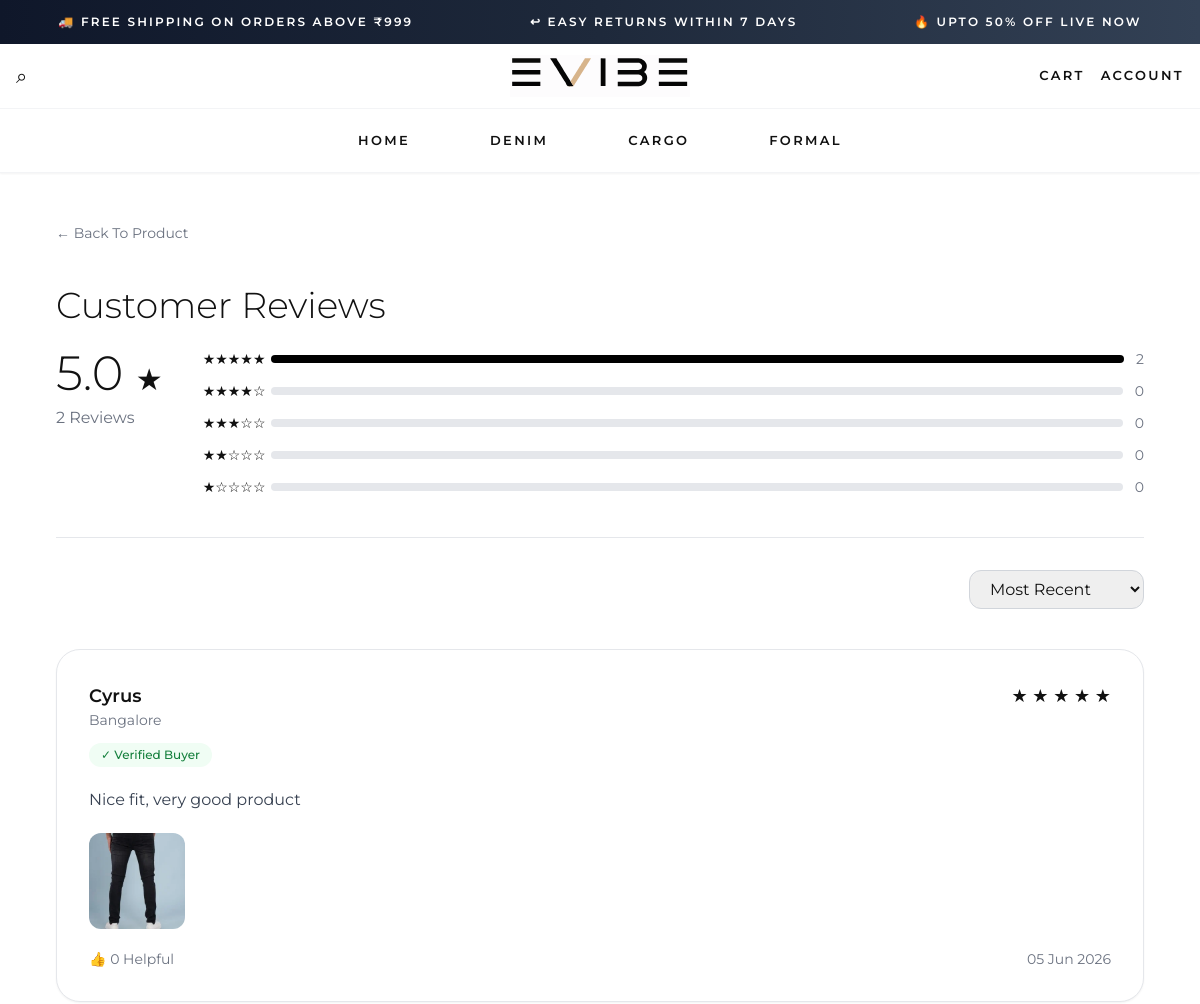
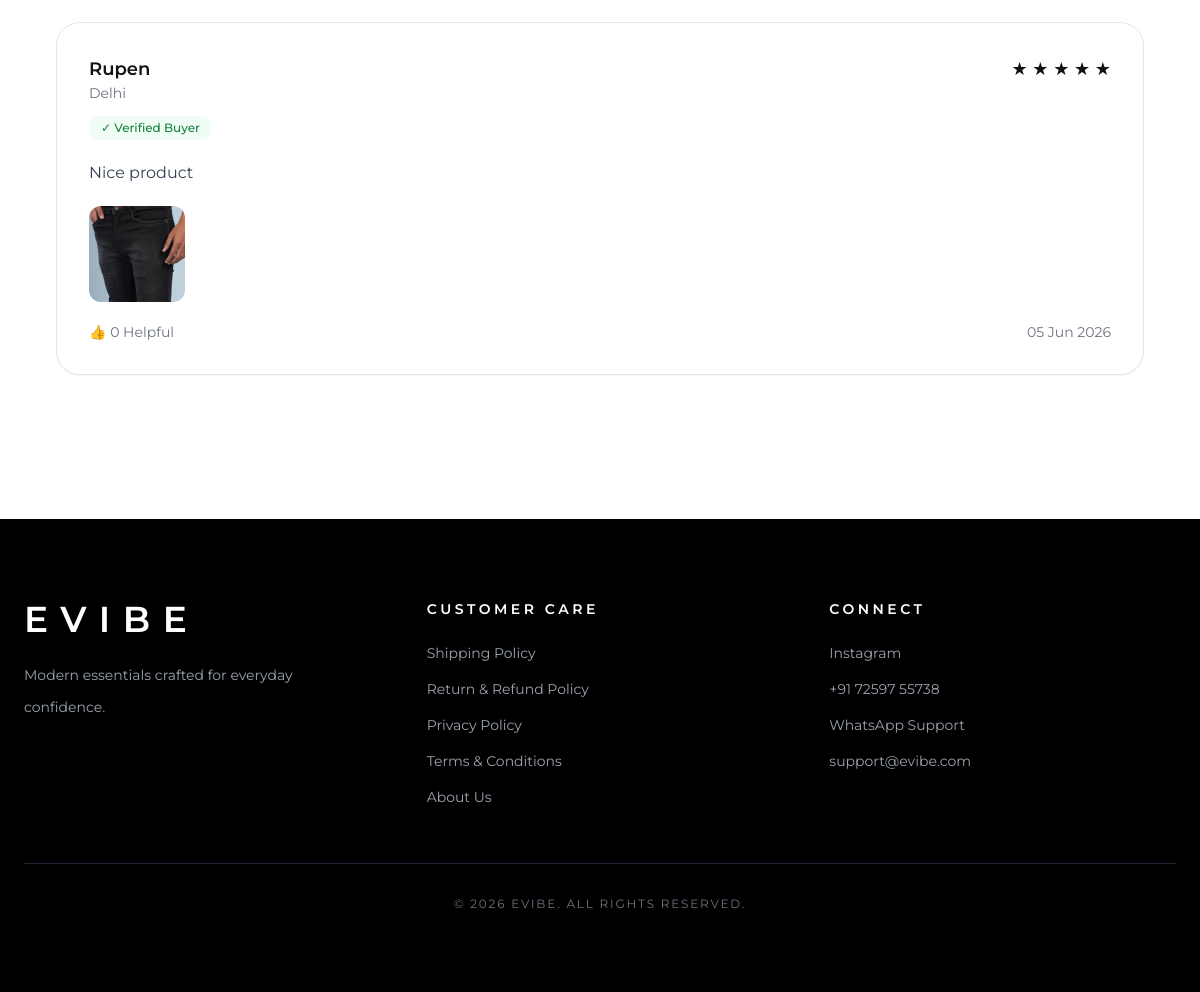
/product/evibe_11226_denim_dark_blue-denim-dark-blue-pant/reviews/, run on the app's committed database (2 pictures, top to bottom).
### apps/store/models/review.py (models this page shows, shortened)
class ProductReview(models.Model):
    product = models.ForeignKey(
        "store.Product",
        on_delete=models.CASCADE,
        related_name="reviews"
    )
    customer = models.ForeignKey(
        CustomerLead,
        on_delete=models.SET_NULL,
        null=True,
        blank=True,
        related_name="reviews"
    )
    display_name = models.CharField(
        max_length=100
    )
    city = models.CharField(
        max_length=100,
        blank=True,
        null=True
    )
    rating = models.PositiveSmallIntegerField(
        validators=[
            MinValueValidator(1),
            MaxValueValidator(5)
        ]
    )
    review = models.TextField(
        max_length=2000
    )
    is_verified_buyer = models.BooleanField(
        default=False
    )
    is_featured = models.BooleanField(
        default=False
    )
    is_approved = models.BooleanField(
        default=False
    )
    helpful_count = models.PositiveIntegerField(
        default=0
    )
    admin_notes = models.TextField(
        blank=True,
        null=True
    )
    created_by_customer = models.BooleanField(
        default=True
    )
    created_at = models.DateTimeField(
        auto_now_add=True
    )
    updated_at = models.DateTimeField(
        auto_now=True
    )
    class Meta:
        ordering = ["-created_at"]
        constraints = [
            models.UniqueConstraint(
                fields=["product", "customer"],
                condition=models.Q(
                    created_by_customer=True,
                    customer__isnull=False
                ),
                name="unique_customer_review_per_product"
            )
        ]

class ReviewImage(models.Model):
    review = models.ForeignKey(
        ProductReview,
        on_delete=models.CASCADE,
        related_name="images"
    )
    original_image = models.ImageField(
        upload_to="reviews/%Y/%m/%d/original/"
    )
    optimized = models.JSONField(
        blank=True,
        null=True
    )
    show_in_gallery = models.BooleanField(
        default=False
    )
    display_order = models.PositiveIntegerField(
        default=0
    )
    created_at = models.DateTimeField(
        auto_now_add=True
    )
    class Meta:
        ordering = [
            "display_order",
            "id"
        ]

### apps/store/views/review_views.py (the view)
# urls.py: path("product/<slug:slug>/reviews/", product_reviews, name="product_reviews"),
def product_reviews(request, slug):
    product = get_object_or_404(
        Product,
        slug=slug
    )
    sort = request.GET.get(
        "sort",
        "recent"
    )
    base_reviews = ProductReview.objects.filter(
        product=product,
        is_approved=True
    ).prefetch_related(
        "images",
        "customer"
    )
    reviews = base_reviews
    if sort == "highest":
        reviews = reviews.order_by(
            "-rating",
            "-created_at"
        )
    elif sort == "lowest":
        reviews = reviews.order_by(
            "rating",
            "-created_at"
        )
    elif sort == "helpful":
        reviews = reviews.order_by(
            "-helpful_count",
            "-created_at"
        )
    else:
        reviews = reviews.order_by(
            "-created_at"
        )
    paginator = Paginator(
        reviews,
        10
    )
    page_obj = paginator.get_page(1)
    review_count = reviews.count()
    average_rating = (
        reviews.aggregate(
            Avg("rating")
        )["rating__avg"]
        or 0
    )
    rating_breakdown = {
    5: base_reviews.filter(rating=5).count(),
    4: base_reviews.filter(rating=4).count(),
    3: base_reviews.filter(rating=3).count(),
    2: base_reviews.filter(rating=2).count(),
    1: base_reviews.filter(rating=1).count(),
    }
    return render(
        request,
        "store/reviews_list.html",
        {
            "product": product,
            "reviews": page_obj.object_list,
            "page_obj": page_obj,
            "review_count": review_count,
            "average_rating": round(
                average_rating,
                1
            ),
            "selected_sort": sort,
            "rating_breakdown": rating_breakdown,
        }
    )

### apps/customer_engagement/context_processors.py (called while the page is built, shortened)
def evibe_customer(request):
    return {
        "evibe_customer_name":
            request.session.get(
                "evibe_customer_name"
            ),
        "reward_coupon":
            request.session.get(
                "reward_coupon"
            )
    }

def reward_context(request):
    customer_id = request.session.get(
        "evibe_customer_id"
    )
    if not customer_id:
        return {}

### apps/store/context_processors.py (called while the page is built)
def cart_item_count(request):
    cart = request.session.get("cart", {})
    total_items = sum(cart.values())
    return {
        "cart_item_count": total_items
    }

### apps/store/templates/store/reviews_list.html (shortened to what this page needs)
{% extends "store/base.html" %}
{% block content %}
<section class="max-w-6xl mx-auto px-4 md:px-8 py-12">
    <div class="mb-10">
        <a
            href="{% url 'product_detail' product.slug %}"
            class="text-sm text-gray-500 hover:text-black">
            ← Back To Product
        </a>
    </div>
    <div class="border-b pb-10">
        <h1 class="text-3xl md:text-4xl font-light mb-6">
            Customer Reviews
        </h1>
        <div class="flex flex-col md:flex-row gap-10">
            <div>
                <div class="text-5xl font-light">
                    {{ average_rating }}
                    <span class="text-3xl">
                        ★
                    </span>
                </div>
                <p class="mt-2 text-gray-500">
                    {{ review_count }} Reviews
                </p>
            </div>
            <div class="flex-1 space-y-3">
                {% if review_count > 0 %}
                    <div class="flex items-center gap-3">
                        <span class="w-14 text-sm">
                            ★★★★★
                        </span>
                        <div class="flex-1 h-2 bg-gray-200 rounded-full overflow-hidden">
                            <div
                                class="h-full bg-black"
                                style="width:{% widthratio rating_breakdown.5 review_count 100 %}%">
                            </div>
                        </div>
                        <span class="text-sm text-gray-500">
                            {{ rating_breakdown.5 }}
                        </span>
                    </div>
                    <div class="flex items-center gap-3">
                        <span class="w-14 text-sm">
                            ★★★★☆
                        </span>
                        <div class="flex-1 h-2 bg-gray-200 rounded-full overflow-hidden">
                        </div>
                        <span class="text-sm text-gray-500">
                            {{ rating_breakdown.4 }}
                        </span>
                    </div>
                    <div class="flex items-center gap-3">
                        <span class="w-14 text-sm">
                            ★★★☆☆
                        </span>
                        <div class="flex-1 h-2 bg-gray-200 rounded-full overflow-hidden">
                        </div>
                        <span class="text-sm text-gray-500">
                            {{ rating_breakdown.3 }}
                        </span>
                    </div>
                    <div class="flex items-center gap-3">
                        <span class="w-14 text-sm">
                            ★★☆☆☆
                        </span>
                        <div class="flex-1 h-2 bg-gray-200 rounded-full overflow-hidden">
                        </div>
                        <span class="text-sm text-gray-500">
                            {{ rating_breakdown.2 }}
                        </span>
                    </div>
                    <div class="flex items-center gap-3">
                        <span class="w-14 text-sm">
                            ★☆☆☆☆
                        </span>
                        <div class="flex-1 h-2 bg-gray-200 rounded-full overflow-hidden">
                        </div>
                        <span class="text-sm text-gray-500">
                            {{ rating_breakdown.1 }}
                        </span>
                    </div>
                {% endif %}
            </div>
        </div>
    </div>
    <div class="mt-8 flex justify-end">
    <select
        id="reviewSort"
        class="border border-gray-300 rounded-xl px-4 py-2">
        <option value="recent"
            {% if selected_sort == "recent" %}selected{% endif %}>
            Most Recent
        </option>
    </select>
</div>
<div
    id="reviewsContainer"
    class="mt-10 space-y-6">
    {% for review in reviews %}
        <div
            class="border
                border-gray-200
                rounded-3xl
                p-6
                md:p-8
                bg-white
                shadow-sm">
            <div class="flex justify-between items-start gap-4">
                <div>
                    <h3 class="font-semibold text-lg">
                        {{ review.display_name }}
                    </h3>
                    {% if review.city %}
                        <p class="text-sm text-gray-500">
                            {{ review.city }}
                        </p>
                    {% endif %}
                </div>
                <div class="text-lg">
                    {% for i in "12345" %}
                        {% if forloop.counter <= review.rating %}
                            ★
                        {% else %}
                            ☆
                        {% endif %}
                    {% endfor %}
                </div>
            </div>
            {% if review.is_verified_buyer %}
                <div class="mt-3">
                    <span
                        class="inline-flex
                            items-center
                            gap-1
                            bg-green-50
                            text-green-700
                            text-xs
                            font-medium
                            px-3 py-1
                            rounded-full">
                        ✓ Verified Buyer
                    </span>
                </div>
            {% endif %}
            <div class="mt-5">
                <p class="text-gray-700 leading-relaxed">
                    {{ review.review }}
                </p>
            </div>
            {% if review.images.exists %}
                <div class="mt-5 flex gap-3 overflow-x-auto">
                    {% for image in review.images.all %}
                        <img
                            src="{{ image.optimized.400|default:image.original_image.url }}"
                            loading="lazy"
                            class="w-24 h-24
                                object-cover
                                rounded-xl
                                flex-shrink-0">
                    {% endfor %}
                </div>
            {% endif %}
            <div
                class="mt-5
                    flex
                    justify-between
                    items-center
                    text-sm
                    text-gray-500">
                <div>
                    👍 {{ review.helpful_count }} Helpful
                </div>
                <div>
                    {{ review.created_at|date:"d M Y" }}
                </div>
            </div>
        </div>
        {% empty %}
        <div class="text-center py-16">
            <p class="text-gray-500">
                Be the first to review this product.
            </p>
        </div>
        {% endfor %}
</div>
{% endblock %}

### apps/store/templates/store/base.html (style rules this page uses)
html, body { overflow-x:hidden; max-width:100%; }
body { font-family: 'Montserrat', sans-serif; color:#111; }

### data on the page
ProductReview: display_name "Cyrus", city "Bangalore", rating 5 (drawn), is_verified_buyer "✓ Verified Buyer", review "Nice fit, very good product", helpful_count "0", created_at "05 Jun 2026"
ReviewImage: shows a picture
ProductReview: display_name "Rupen", city "Delhi", rating 5 (drawn), is_verified_buyer "✓ Verified Buyer", review "Nice product", helpful_count "0", created_at "05 Jun 2026"
ReviewImage: shows a picture

### other printed values
{{ average_rating }} "5.0"
{{ review_count }} "2"
{{ rating_breakdown.5 }} "2"
{{ rating_breakdown.4 }} "0"
{{ rating_breakdown.3 }} "0"
{{ rating_breakdown.2 }} "0"
{{ rating_breakdown.1 }} "0"
